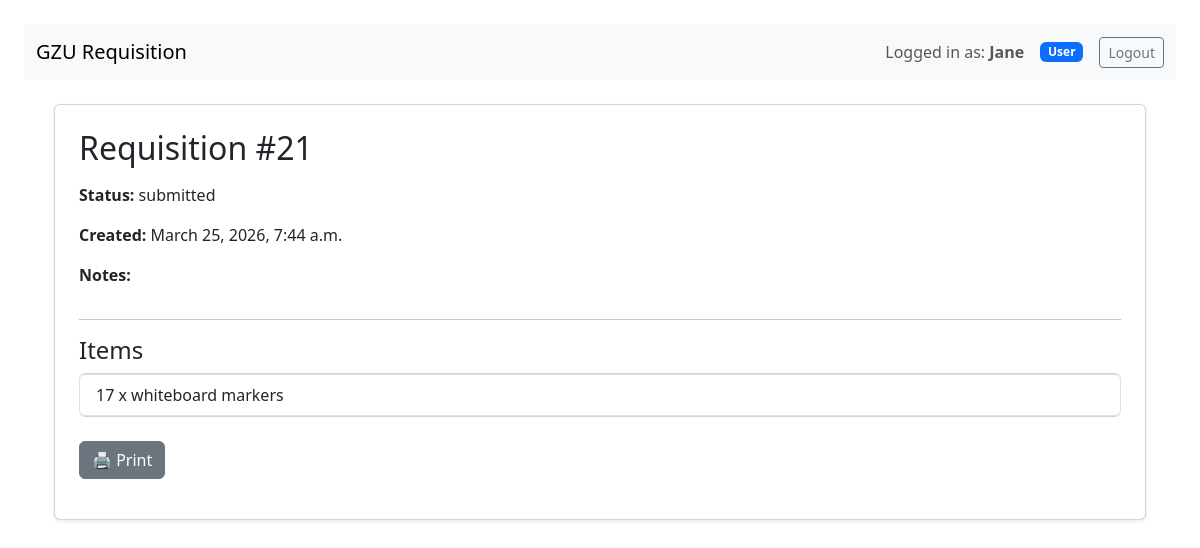
/21/ (signed in), run on the app's committed database.
### requisitions/models.py (models this page shows, shortened)
class Requisition(models.Model):
    STATUS_CHOICES = [
        ('submitted', 'Submitted'),
        ('approved', 'Approved'),
        ('rejected', 'Rejected'),
        ('fulfilled', 'Fulfilled'),
        ('deleted', 'Deleted'),
    ]
    requester = models.ForeignKey(User, on_delete=models.CASCADE, null=True)
    department = models.ForeignKey(Department, on_delete=models.SET_NULL, null=True)
    created = models.DateTimeField(auto_now_add=True)
    request_date = models.DateField(default=now)
    status = models.CharField(max_length=20, choices=STATUS_CHOICES, default='submitted')
    notes = models.TextField(blank=True, null=True)

class RequisitionItem(models.Model):
    requisition = models.ForeignKey(
        Requisition,
        on_delete=models.CASCADE,
        related_name='items'   # ✅ FIXED HERE
    )
    item = models.ForeignKey(Item, on_delete=models.PROTECT)
    quantity = models.PositiveIntegerField()
    created = models.DateTimeField(auto_now_add=True)

class Item(models.Model):
    name = models.CharField(max_length=200)
    sku = models.CharField(max_length=50, blank=True, null=True)
    unit = models.CharField(max_length=50, default='unit')
    description = models.TextField(blank=True)
    reorder_level = models.PositiveIntegerField(default=5)
    stock = models.PositiveIntegerField(default=0)

### requisitions/views.py (the view)
# urls.py: path('<int:pk>/', views.requisition_detail, name='requisition_detail'),
@login_required
def requisition_detail(request, pk):
    req = get_object_or_404(Requisition, pk=pk)
    user = request.user
    profile = getattr(user, 'profile', None)
    if not (
        (profile and profile.role == 'head' and profile.department == req.department) or
        user == req.requester or
        user.is_staff
    ):
        messages.error(request, "You do not have permission to view this requisition.")
        return redirect('requisition_list')
    return render(request,'requisitions/requisition_detail.html', {'req': req})

### requisitions/templates/requisitions/requisition_detail.html (shortened to what this page needs)
{% extends 'requisitions/base.html' %}
{% block content %}
<div class="container mt-4">
  <div class="card shadow-sm p-4">
    <h2 class="mb-3">Requisition #{{ req.id }}</h2>
    <p><strong>Status:</strong> {{ req.status }}</p>
    <p><strong>Created:</strong> {{ req.created }}</p>
    <p><strong>Notes:</strong> {{ req.notes }}</p>
    <hr>
    <h4>Items</h4>
    <ul class="list-group mb-4">
      {% for it in req.items.all %}
        <li class="list-group-item">
          {{ it.quantity }} x {{ it.item.name }}
        </li>
      {% endfor %}
    </ul>
    <div class="d-flex flex-wrap gap-2 mb-3">
      {% if user.is_staff or user.profile.role == 'head' or user == req.requester %}
        <a href="{% url 'print_requisition' req.id %}"
           class="btn btn-secondary">
           🖨 Print
        </a>
      {% endif %}
    </div>
  </div>
</div>
{% endblock %}

### requisitions/templates/requisitions/base.html (shortened to what this page needs)
<!doctype html>
<html>
<head>
  <link href="https://cdn.jsdelivr.net/npm/bootstrap@5.3.0/dist/css/bootstrap.min.css" rel="stylesheet">
</head>
<body class="p-4">
<nav class="navbar navbar-expand-lg navbar-light bg-light mb-4">
  <div class="container-fluid">
    <a class="navbar-brand" href="{% url 'requisition_list' %}">
      GZU Requisition
    </a>
    <div class="d-flex align-items-center">
      {% if user.is_authenticated %}
        <span class="navbar-text me-3">
          Logged in as: <strong>{{ user.username }}</strong>
        </span>
        {% if user.is_staff %}
          <span class="badge bg-danger me-3">Admin</span>
          <a class="btn btn-outline-danger btn-sm me-2"
            href="{% url 'low_stock' %}">
            Low Stock Alerts
          </a>
        {% else %}
          <span class="badge bg-primary me-3">User</span>
        {% endif %}
        <form method="post" action="{% url 'logout' %}" class="d-inline">
          <button type="submit" class="btn btn-outline-secondary btn-sm">
            Logout
          </button>
        </form>
      {% else %}
        <a class="btn btn-outline-primary btn-sm" href="{% url 'login' %}">
          Login
        </a>
      {% endif %}
    </div>
  </div>
</nav>
<div class="container">
  {% block content %}{% endblock %}
</div>
</body>
</html>

### data on the page
Requisition: id "21", status "submitted", created "March 25, 2026, 7:44 a.m."
RequisitionItem: quantity "17", item.name "whiteboard markers"

### other printed values
{{ user.username }} "Jane"
